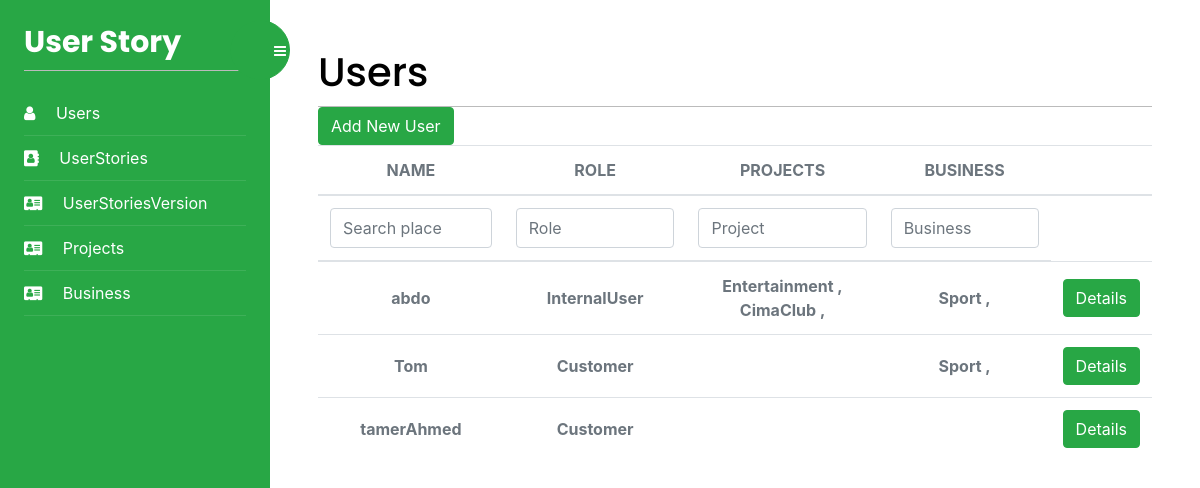
/Users/list/ (signed in), run on the app's committed database.
### UserStoryApp/models.py (models this page shows, shortened)
class User (AbstractUser):
    Role = models.IntegerField(blank=True, null=True, default=2)
    project = []
    business = []
    def get_projects(self):
        return "\n".join([f'{p.name} , ' for p in self.project])
    def get_businesses(self):
        return "\n".join([f'{p.name} , ' for p in self.business])

class Project(models.Model):
    id = models.AutoField(primary_key=True)
    name = models.TextField(blank=True)
    Business = models.ForeignKey(Business, on_delete=models.CASCADE)
    User = models.ForeignKey(
        User, on_delete=models.CASCADE, blank=True, null=True)
    project = ""
    class Meta:
        db_table = "Project"

class Business(models.Model):
    id = models.AutoField(primary_key=True)
    businessIndustry = models.ManyToManyField(
        BusinessCategory)
    hourlyRate = models.IntegerField(blank=True, null=True)
    name = models.TextField(blank=True)
    LegalEntityName = models.TextField(blank=True)
    Address = models.TextField(blank=True)
    BusinessNumber = models.IntegerField(blank=True, null=True)
    BusinessEmail = models.TextField(blank=True)
    User = models.ManyToManyField(User)
    ABN = models.IntegerField(blank=True, null=True)
    class Meta:
        db_table = "Business"

### Users/views.py (the view, shortened to what this page needs)
# urls.py: path('list/', views.user_list, name='users'),
@login_required
def user_list(request):
    projectObject = []
    businessObject = []
    nameObject = []
    User = get_user_model()
    users = User.objects.all()
    my_filter = UsersFilter(request.GET, queryset=users)
    users = my_filter.qs
    print(users)
    roles = []
    role = request.GET.get("Role") if request.GET.get(
        "Role") else ""
    projectValue = request.GET.get("Project") if request.GET.get(
        "Project") else ""
    businessValue = request.GET.get("Business") if request.GET.get(
        "Business") else ""
    UsersObjects = []
    for u in users:
        print(request.GET.get("Project"))
        project = Project.objects.filter(
            User=u)
        if projectValue:
            project = project.filter(name__contains=projectValue)
        if len(project) and projectValue:
            u.project = project
            UsersObjects.append(u)
        elif not projectValue:
            u.project = project
            UsersObjects.append(u)
        [projectObject.append(i.name) for i in project]
    projectObject = dumps(projectObject)
    finalUserObjects = []
    for u in UsersObjects:
        business = Business.objects.filter(User=u)
        if businessValue:
            business = business.filter(name__contains=businessValue)
        if len(business) and businessValue:
            u.business = business
            finalUserObjects.append(u)
        elif not businessValue:
            u.business = business
            finalUserObjects.append(u)
        [businessObject.append(i.name) for i in business]
        u.Role = Role(u.Role).name
    businessObject = dumps(businessObject)
    [nameObject.append(i.username) for i in finalUserObjects]
    nameObject = dumps(nameObject)
    return render(request, 'user/users.html', {'users': finalUserObjects, 'filter': my_filter, 'projectObject': projectObject, 'businessObject': businessObject, 'nameObject': nameObject, 'Role': role, 'Project': projectValue, 'Business': businessValue})

### Users/templates/user/users.html (shortened to what this page needs)
{% extends "base.html" %}
{% block content %}
<div>
    <h1 class="m-auto">Users</h1>
</div>
<a href="{% url 'addUsers' %}" class="btn btn-success" aria-hidden="true">Add New User</i>
</a>
<div class="table-responsive p-0">
    <table class="table align-items-center mb-0">
        <thead>
            <tr>
                <th class="text-center text-uppercase text-secondary text-xxs font-weight-bolder opacity-7">Name</th>
                <th class="text-center text-uppercase text-secondary text-xxs font-weight-bolder opacity-7">Role</th>
                <th class="text-center text-uppercase text-secondary text-xxs font-weight-bolder opacity-7">Projects
                </th>
                <th class="text-center text-uppercase text-secondary text-xxs font-weight-bolder opacity-7">Business</th>
                <th class="text-secondary opacity-7"></th>
            </tr>
        </thead>
        <thead>
            <tr>
                <form id="form" method="get" autocomplete="off">
                    <th class="text-center text-uppercase text-secondary text-xxs font-weight-bolder opacity-7">
                        {{filter.form.username}}
                    </th>
                    <th class="text-center text-uppercase text-secondary text-xxs font-weight-bolder opacity-7">
                        <input type="text" name="Role" class="form-control filter" value="{{Role}}" id="roleInput"
                            aria-describedby="emailHelp" placeholder="Role">
                    </th>
                    <th class="text-center text-uppercase text-secondary text-xxs font-weight-bolder opacity-7">
                        <input type="text" name="Project" class="form-control filter" value="{{Project}}" id="projectInput"
                            aria-describedby="emailHelp" placeholder="Project">
                    </th>
                    <th class="text-center text-uppercase text-secondary text-xxs font-weight-bolder opacity-7">
                        <input type="text" name="Business" class="form-control filter" value="{{Business}}" id="businessInput"
                            aria-describedby="emailHelp" placeholder="Business">
                    </th>
                </form>
            </tr>
        </thead>
        <tbody>
            {% for user in users %}
                <tr>
                <td class="align-middle text-center">
                    <span class="text-secondary text-xs font-weight-bold">{{user.username}}</span>
                </td>
                <td class="align-middle text-center">
                    <span class="text-secondary text-xs font-weight-bold">{{user.Role}}</span>
                </td>
                <td class="align-middle text-center">
                    <span class="text-secondary text-xs font-weight-bold">{{user.get_projects}}</span>
                </td>
                <td class="align-middle text-center">
                    <span class="text-secondary text-xs font-weight-bold">{{user.get_businesses}}</span>
                </td>
                <td class="align-middle text-center">
                    <a href="{% url 'userDetails' user.id %}" class="btn btn-success" aria-hidden="true">
                        Details
                    </a>
                </td>
            </tr>
            {% endfor %}
        </tbody>
    </table>
</div>
{% endblock %}

### account/static/css/base.css (style rules this page uses)
body { margin:0; padding:0; font-family:helvetica, sans-serif; }
a { color:#12c064; text-decoration:none; }
h1, h2, h3, h4, h5 , h6 { font-family: 'Muli', sans-serif; font-weight:normal; }
h1 { border-bottom:1px solid #bbb; padding:0 0 10px 0; margin:10px 0 20px 0; }
form { overflow:auto; }
input, textarea { clear:both; float:left; margin:0 0 10px; background:#efefef; border:0; padding:6px 10px; font-size:14px; }

### data on the page
User: username "abdo", Role "InternalUser", get_projects "Entertainment , CimaClub ,", get_businesses "Sport ,"
User: username "Tom", Role "Customer", get_businesses "Sport ,"
User: username "tamerAhmed", Role "Customer"
